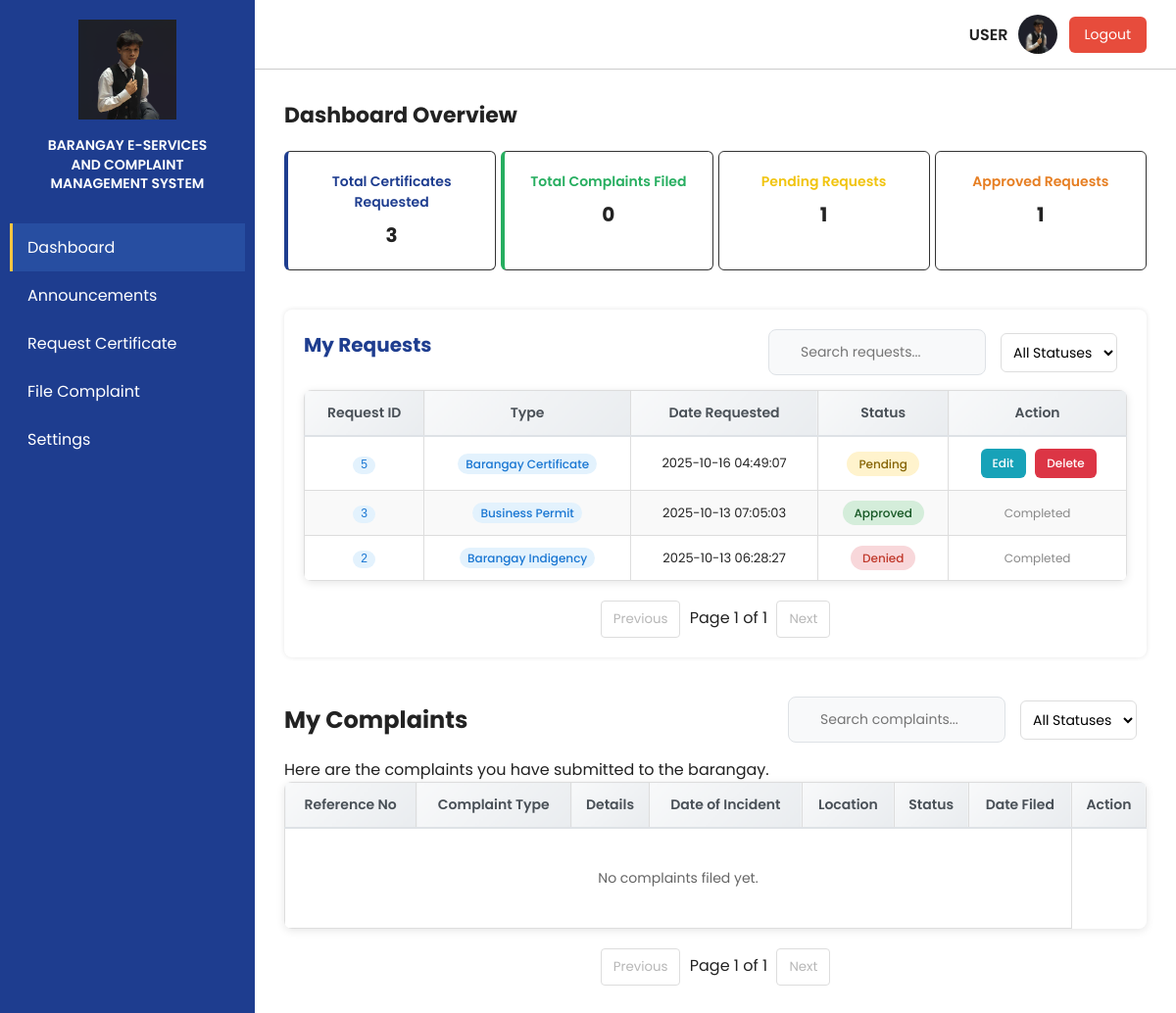
The page /users/user/user_dashboard.php (signed in) on the database as committed earlier.
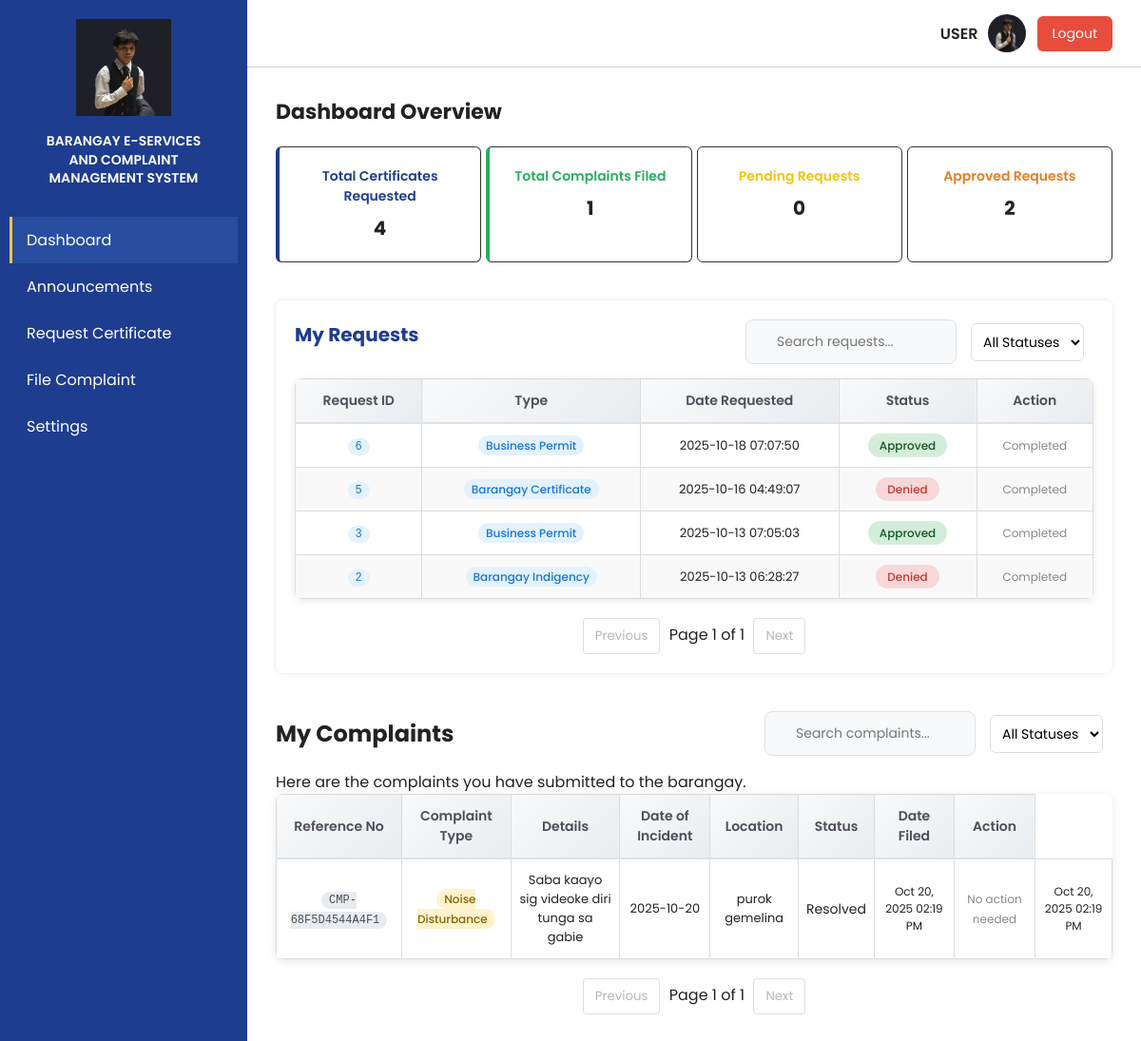
The same page on the database as committed later.
### tables this page shows
CREATE TABLE `tbl_requests` (
  `r_id` int(11) NOT NULL,
  `id` int(11) NOT NULL,
  `first_name` varchar(255) NOT NULL,
  `second_name` varchar(255) NOT NULL,
  `last_name` varchar(255) NOT NULL,
  `gender` varchar(50) NOT NULL,
  `age` int(11) NOT NULL,
  `address` varchar(255) NOT NULL,
  `email` varchar(255) NOT NULL,
  `document_type` varchar(255) NOT NULL,
  `purpose` varchar(255) NOT NULL,
  `r_status` varchar(255) NOT NULL,
  `date_requested` varchar(50) NOT NULL
);

CREATE TABLE `tbl_complaints` (
  `c_id` int(11) NOT NULL,
  `user_id` int(11) NOT NULL,
  `reference_no` varchar(50) NOT NULL,
  `complaint_type` varchar(100) NOT NULL,
  `details` text NOT NULL,
  `date_of_incident` date NOT NULL,
  `location` varchar(255) NOT NULL,
  `status` varchar(50) DEFAULT 'Pending',
  `date_filed` datetime DEFAULT current_timestamp()
);

### users/user/user_dashboard.php (the view, shortened to what this page needs)
<?php
require_once '../../config.php';
$user_id = $_SESSION['user_id'];
$stmt = $conn->prepare("SELECT * FROM tbl_requests WHERE id = ? ORDER BY r_id DESC");
$stmt->bind_param("i", $user_id);
$stmt->execute();
$result = $stmt->get_result();
$requests = [];
while ($row = $result->fetch_assoc()) {
    $requests[] = $row;
}
$total_requests = count($requests);
$pending_count = 0;
$completed_count = 0;
foreach ($requests as $req) {
    if ($req['r_status'] === 'pending') $pending_count++;
    if ($req['r_status'] === 'approved') $completed_count++;
}
?>
<!DOCTYPE html>
<html lang="en">
<head>
  <link rel="stylesheet" href="../../styles/Official_dashboard.css" />
  <link rel="stylesheet" href="../../styles/User_dashboard.css" />
</head>
<body>
  <div class="container">
    <aside class="sidebar">
      <div class="logo-section">
        <img src="../../images/ivan.png" alt="Barangay Logo">
        <h2>BARANGAY E-SERVICES<br>AND COMPLAINT<br>MANAGEMENT SYSTEM</h2>
      </div>
      <nav class="nav">
        <a href="#" class="nav-item nav-dashboard active" data-target="dashboardSection"><i class="fas fa-chart-pie"></i> Dashboard</a>
        <a href="#" class="nav-item nav-announcements" data-target="announcementsSection"><i class="fas fa-bullhorn"></i> Announcements</a>
        <a href="#" class="nav-item nav-requests" data-target="requestCertificateSection"><i class="fas fa-file-alt"></i> Request Certificate</a>
        <a href="#" class="nav-item nav-complaints" data-target="fileComplaintSection"><i class="fas fa-exclamation-circle"></i> File Complaint</a>
        <a href="#" class="nav-item nav-settings" data-target="settingsSection"><i class="fas fa-cog"></i> Settings</a>
      </nav>
    </aside>
    <div class="main">
      <div class="topbar">
        <span class="admin">USER</span>
        <img src="../../images/ivan.png" alt="User Icon" class="admin-icon" />
        <button id="logoutBtn" class="logout-btn" onclick="logout()"><i class="fas fa-sign-out-alt"></i> Logout</button>
      </div>
      <div class="dashboard section" id="dashboardSection">
        <h1>Dashboard Overview</h1>
        <div class="cards">
          <div class="card blue">
            <p>Total Certificates Requested</p>
            <h2><?php echo $total_requests; ?></h2>
          </div>
          <div class="card green">
            <p>Total Complaints Filed</p>
            <h2><?php
              $complaints_count_query = $conn->prepare("SELECT COUNT(*) as count FROM tbl_complaints WHERE user_id = ?");
              $complaints_count_query->bind_param("i", $user_id);
              $complaints_count_query->execute();
              $complaints_count = $complaints_count_query->get_result()->fetch_assoc()['count'];
              echo $complaints_count;
            ?></h2>
          </div>
          <div class="card yellow">
            <p>Pending Requests</p>
            <h2><?php echo $pending_count; ?></h2>
          </div>
          <div class="card orange">
            <p>Approved Requests</p>
            <h2><?php echo $completed_count; ?></h2>
          </div>
        </div>
        <div class="users-section">
          <div class="users-header">
            <h2>My Requests</h2>
            <div class="header-actions">
              <div class="search-container">
                <input type="text" id="requestSearch" placeholder="Search requests..." onkeyup="searchTable('userTable', this.value)">
              </div>
              <select id="requestStatusFilter" onchange="filterUserRequests()" style="padding:8px;border-radius:6px;border:1px solid #ddd;margin-right:10px">
                <option value="">All Statuses</option>
              </select>
            </div>
          </div>
          <table class="user-table" id="userTable">
            <thead>
              <tr>
                <th>Request ID</th>
                <th>Type</th>
                <th>Date Requested</th>
                <th>Status</th>
                <th>Action</th>
              </tr>
            </thead>
            <tbody>
            <?php if ($total_requests > 0): ?>
              <?php foreach ($requests as $req): ?>
                <tr data-status="<?= htmlspecialchars($req['r_status']) ?>">
                  <td><span class="request-id-badge"><?= htmlspecialchars($req['r_id']) ?></span></td>
                  <td><span class="doc-type-badge"><?= htmlspecialchars($req['document_type']) ?></span></td>
                  <td style="font-size:13px;"><?= htmlspecialchars($req['date_requested'] ?? '') ?></td>
                  <td><span class="status <?= $req['r_status'] === 'pending' ? 'pending' : ($req['r_status'] === 'approved' ? 'active' : 'denied') ?>">
                    <?= ucfirst($req['r_status']) ?>
                  </span></td>
                  <td>
                    <?php if ($req['r_status'] === 'pending'): ?>
                      <button class="action-btn edit-btn" onclick="editRequest(<?= $req['r_id'] ?>)"><i class="fas fa-edit"></i> Edit</button>
                      <button class="action-btn delete-btn" onclick="deleteRequest(<?= $req['r_id'] ?>)"><i class="fas fa-trash"></i> Delete</button>
                    <?php elseif ($req['r_status'] === 'approved' && !empty($req['pickup_datetime'])): ?>
                      <button class="action-btn view-btn" onclick="viewPickupDetails(<?= $req['r_id'] ?>)"><i class="fas fa-eye"></i> View Pickup</button>
                    <?php else: ?>
                      <span style="color:#888;font-size:12px;">Completed</span>
                    <?php endif; ?>
                  </td>
                </tr>
              <?php endforeach; ?>
            <?php else: ?>
              <tr>
                <td colspan="5" style="text-align:center;padding:40px;color:#666;">No requests found.</td>
              </tr>
            <?php endif; ?>
            </tbody>
          </table>
          <div id="requestPagination" style="margin-top:20px;text-align:center">
            <button id="requestPrevPage" onclick="changeRequestPage(-1)" disabled style="padding:8px 12px;margin:0 5px;border:1px solid #ddd;border-radius:4px;background:white">Previous</button>
            <span id="requestPageInfo">Page 1 of 1</span>
            <button id="requestNextPage" onclick="changeRequestPage(1)" disabled style="padding:8px 12px;margin:0 5px;border:1px solid #ddd;border-radius:4px;background:white">Next</button>
          </div>
        </div>
        <div class="complaints-section" style="margin-top: 40px;">
          <div class="users-header">
            <h2>My Complaints</h2>
            <div class="header-actions">
              <div class="search-container">
                <input type="text" id="complaintSearch" placeholder="Search complaints..." onkeyup="searchTable('complaintsTable', this.value)">
              </div>
              <select id="complaintStatusFilter" onchange="filterUserComplaints()" style="padding:8px;border-radius:6px;border:1px solid #ddd;margin-right:10px">
                <option value="">All Statuses</option>
              </select>
            </div>
          </div>
          <p class="subtitle">Here are the complaints you have submitted to the barangay.</p>
          <table class="user-table" id="complaintsTable">
            <thead>
              <tr>
                <th>Reference No</th>
                <th>Complaint Type</th>
                <th>Details</th>
                <th>Date of Incident</th>
                <th>Location</th>
                <th>Status</th>
                <th>Date Filed</th>
                <th>Action</th>
              </tr>
            </thead>
            <tbody>
              <?php
                $user_id = $_SESSION['user_id'];
                $complaints_query = $conn->prepare("
                  SELECT c.c_id, c.reference_no, c.complaint_type, c.details, c.date_of_incident, c.location, c.status, c.date_filed,
                         COUNT(h.h_id) as hearing_count
                  FROM tbl_complaints c
                  LEFT JOIN tbl_hearings h ON c.c_id = h.c_id
                  WHERE c.user_id = ?
                  GROUP BY c.c_id
                  ORDER BY c.date_filed DESC
                ");
                $complaints_query->bind_param("i", $user_id);
                $complaints_query->execute();
                $complaints_result = $complaints_query->get_result();
                if ($complaints_result->num_rows > 0) {
                    while ($row = $complaints_result->fetch_assoc()) {
                        $reference_no = htmlspecialchars($row['reference_no']);
                        $complaint_type = htmlspecialchars($row['complaint_type']);
                        $details = htmlspecialchars($row['details']);
                        $date_incident = htmlspecialchars($row['date_of_incident']);
                        $location = htmlspecialchars($row['location']);
                        $status = htmlspecialchars($row['status']);
                        $date_filed = date('M d, Y h:i A', strtotime($row['date_filed']));
                        $status_class = strtolower(str_replace(' ', '-', $status));
                        $hearing_count = $row['hearing_count'];
                        echo "
                          <tr data-status='{$status}'>
                            <td><span class='reference-badge'>{$reference_no}</span></td>
                            <td><span class='complaint-type-badge'>{$complaint_type}</span></td>
                            <td style='max-width:200px;word-break:break-word;font-size:13px;'>{$details}</td>
                            <td style='font-size:13px;'>{$date_incident}</td>
                            <td style='max-width:150px;word-break:break-word;font-size:13px;'>{$location}</td>
                            <td><span class='status-badge {$status_class}'>{$status}" . ($hearing_count > 0 ? " ({$hearing_count} hearing" . ($hearing_count > 1 ? 's' : '') . ")" : "") . "</span></td>
                            <td style='font-size:12px;'>{$date_filed}</td>
                            <td>
                              " . (($status === 'In-Progress' && ($complaint_type === 'Conflict with Neighbor' || $complaint_type === 'Conflict with Persons')) ? "<button class='action-btn view-btn' onclick='viewHearingDetails({$row['c_id']})'><i class='fas fa-eye'></i> View Hearings</button>" : "<span style='color:#888;font-size:12px;'>No action needed</span>") . "
                            </td>
                            <td style='font-size:12px;'>{$date_filed}</td>
                          </tr>
                        ";
                    }
                } else {
                    echo "<tr><td colspan='7' style='text-align:center;padding:40px;color:#666;'>No complaints filed yet.</td></tr>";
                }
              ?>
            </tbody>
          </table>
          <div id="complaintPagination" style="margin-top:20px;text-align:center">
            <button id="complaintPrevPage" onclick="changeComplaintPage(-1)" disabled style="padding:8px 12px;margin:0 5px;border:1px solid #ddd;border-radius:4px;background:white">Previous</button>
            <span id="complaintPageInfo">Page 1 of 1</span>
            <button id="complaintNextPage" onclick="changeComplaintPage(1)" disabled style="padding:8px 12px;margin:0 5px;border:1px solid #ddd;border-radius:4px;background:white">Next</button>
          </div>
        </div>
      </div>
    </div>
  </div>
</body>
</html>

### styles/User_dashboard.css (style rules this page uses)
.reference-badge { background: #e9ecef; color: #495057; padding: 2px 8px; border-radius: 12px; font-size: 12px; font-weight: 500; font-family: monospace; }
.request-id-badge { background: #e3f2fd; color: #1976d2; padding: 2px 8px; border-radius: 12px; font-size: 12px; font-weight: 500; font-family: monospace; }
.header-actions { display: flex; gap: 15px; align-items: center; flex-wrap: wrap; }
.search-container { display: flex; align-items: center; gap: 8px; background: #f8f9fa; padding: 8px 12px; border-radius: 8px; border: 1px solid #dee2e6; }
.search-container input { border: none; background: transparent; outline: none; padding: 4px; font-size: 14px; }
select { padding: 8px 12px; border: 1px solid #dee2e6; border-radius: 6px; background: white; font-size: 14px; cursor: pointer; }
.status { padding: 4px 12px; border-radius: 20px; font-size: 12px; font-weight: 500; text-transform: capitalize; }
.status.active { background: #d4edda; color: #155724; }
.status.denied { background: #f8d7da; color: #721c24; }
.status.denied { background: #f8d7da; color: #c0392b; }
.logout-btn { background: #e74c3c; color: #fff; border: none; padding: 8px 16px; border-radius: 6px; font-size: 14px; cursor: pointer; transition: background 0.2s; margin-left: 12px; }
.status.pending { background: #fff3cd; color: #856404; }
.user-table button { padding: 6px 12px; border: none; border-radius: 6px; cursor: pointer; font-size: 12px; font-weight: 500; transition: all 0.2s ease; margin-right: 4px; }
.user-table button:first-child { background: #17a2b8; color: white; }
.user-table button:nth-child(2) { background: #ffc107; color: #212529; }
.user-table button:last-child { background: #dc3545; color: white; margin-right: 0; }

Rows that differ between the two databases and show on the page:
added tbl_requests: r_id "6", document_type "Business Permit", date_requested "2025-10-18 07:07:50", r_status "Approved", shows "Completed"
changed tbl_requests "Barangay Certificate": r_status "Pending" → "Denied"; r_status "Edit Delete" → "Completed"
added tbl_complaints: reference_no "CMP-68F5D4544A4F1", complaint_type "Noise Disturbance", details "Saba kaayo sig videoke diri tunga sa gabie", date_of_incident "2025-10-20", location "purok gemelina", status "Resolved", date_filed "Oct 20, 2025 02:19 PM", shows "No action needed"
Other text that changed with them:
$total_requests: "3" → "4"
$complaints_count: "0" → "1"
$pending_count: "1" → "0"
$completed_count: "1" → "2"
text no longer shown: "No complaints filed yet."
